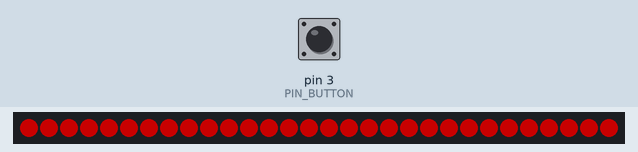
Recording of a sketch running on a simulated Arduino Uno, built with avr-gcc and run on an emulated ATmega328P. On the bench: 30 RGB LEDs in strip order, left to right. The inputs (shaded band) are chosen by the test bench; at power-on: pin 3 (PIN_BUTTON) LOW. Dim RGB values are drawn brighter than linear; colours are those a GRB WS2812 strip shows for the declared byte order.

Above: at 1.2 s.
1.3 s: pin 3 (PIN_BUTTON) pulled HIGH for 3.2 s
At 3.1 s:
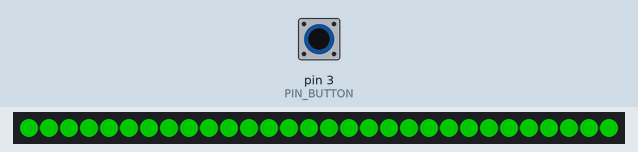
At 4.8 s:
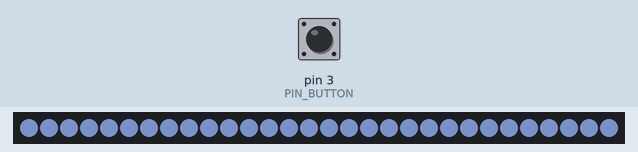
6.8 s: pin 3 (PIN_BUTTON) pulled HIGH for 0.15 s
9.3 s: pin 3 (PIN_BUTTON) pulled HIGH for 1 s
At 11.6 s:
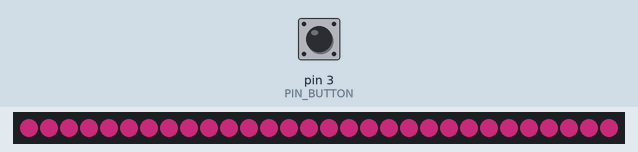
Timing chart, 0 to 13.1 s (numbered marks = the images above; inputs shaded):
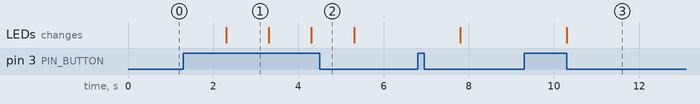

Measured:
- after the input at 1.3 s, the LEDs: change after 1.0 s (image 1)
- after the input at 9.3 s, the LEDs: change after 1.0 s (image 3)
- what the display in image 1 shows lasts 1.0 s, from 2.3 s to 3.3 s

The sketch:

p07_disco_de_luces.ino
```cpp
// (licence header left out)
#include <FastLED.h>

const uint8_t NUM_LEDS = 30;      // Número de pixeles o LEDs
const uint8_t DATA_PIN = 2;       // Pin de la tira NeoPixel, D2
const uint8_t PIN_BUTTON = 3;     // Pin al interruptor, D3
const uint16_t DELAY_TIME = 1000; // Tiempo de pausa
const uint8_t BRIGHTNESS = 100;   // Nivel de brillo, entre 0 y 255
const uint8_t NUM_COLORS = 4;     // Número de colores definidos

typedef struct Color
{
  uint8_t r;
  uint8_t g;
  uint8_t b;
};

const Color PURPLE = Color{0, 255, 0};
const Color GREEN = Color{255, 0, 0};
const Color ROSE = Color{51, 255, 153};
const Color BLUE = Color{187, 153, 255};

uint8_t buttonState = 0;  // Estado del interruptor, LOW
uint8_t colorOrder = 0;   // Estado de inicio del orden de color

CRGB leds[NUM_LEDS];

void setup()
{
  FastLED.addLeds<WS2812B, DATA_PIN>(leds, NUM_LEDS);
  FastLED.setBrightness(BRIGHTNESS);
  pinMode(PIN_BUTTON, INPUT);
  displayColor(PURPLE);
}

void loop()
{
  buttonState = digitalRead(PIN_BUTTON);

  if (buttonState == HIGH)
  {
    colorOrder++;

    if (colorOrder > (NUM_COLORS - 1))
      colorOrder = 0;

    delay(DELAY_TIME);

    colorLeds(colorOrder);
  }
}

/*!
  @brief   Función para seleccionar el color según el valor de la variable 'colorOrder'
  @param   color  Valor de 0 a 255
  @return  Llamada a la función 'displayColor()' con los valores para cada color (r, g, b)
*/
void colorLeds(uint8_t color) {
  switch (color) {
    case 0:
      displayColor(PURPLE);
      break;
    case 1:
      displayColor(GREEN);
      break;
    case 2:
      displayColor(ROSE);
      break;
    case 3:
      displayColor(BLUE);
      break;
  }
}

/*!
  @brief   Función que muestra los colores en la tira de led según los parámetros obtenidos
  @param   color  Valores de 0 a 255 de RGB del color en su variable definida
  @return  Llamada a la función 'setRGB()' con los valores obtenidos
*/
void displayColor(Color color)
{
  FastLED.clear();

  for (int dot = 0; dot < NUM_LEDS; dot++)
  {
    leds[dot].setRGB(color.r, color.g, color.b);
  }

  FastLED.show();
};
```
